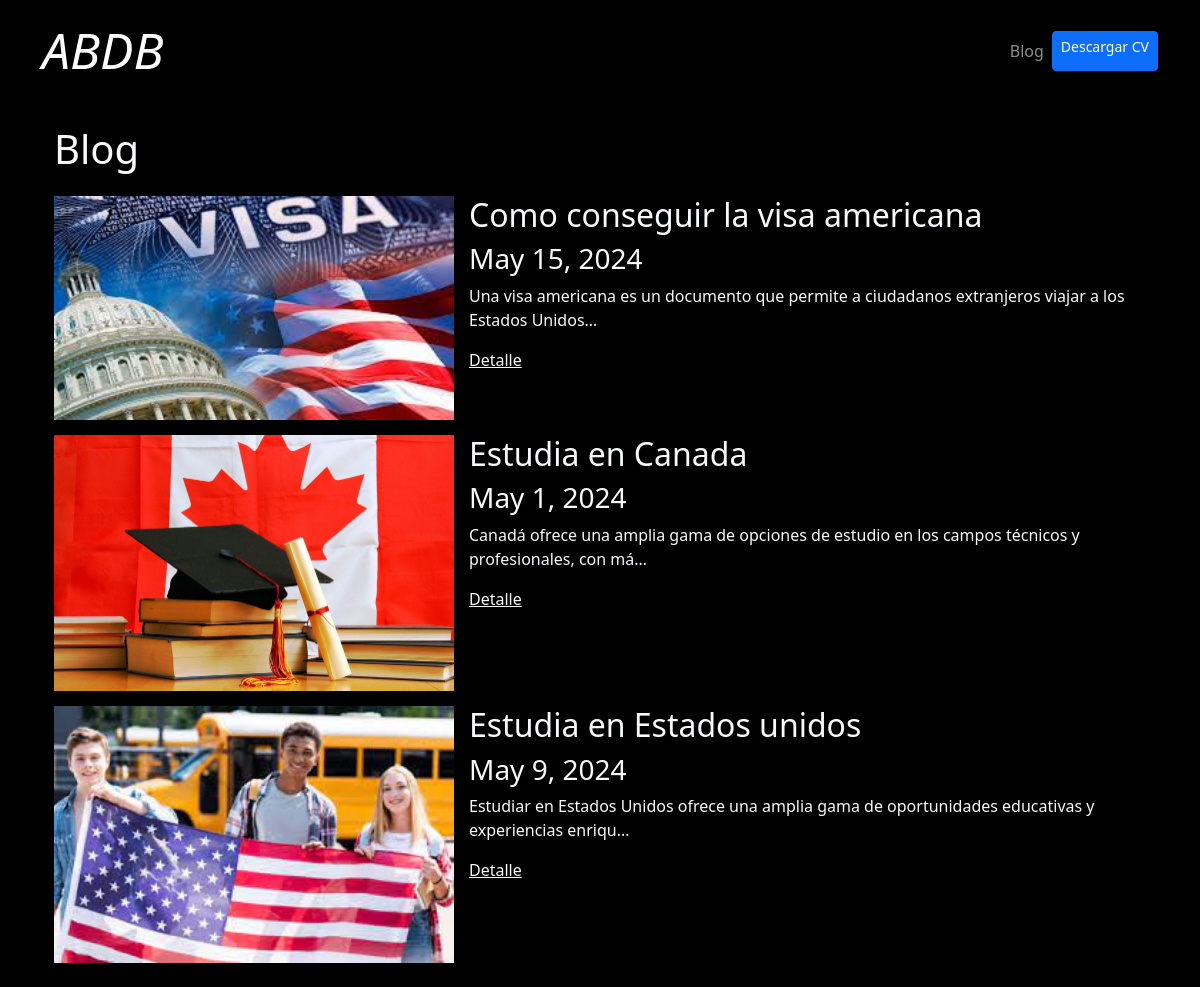
Screenshot of /blog/ with the database file from the repository.
### blog/models.py (models this page shows)
class Post(models.Model):
    title=models.CharField(max_length=100)
    description= models.TextField()
    image=models.ImageField(upload_to='blog/images')
    date=models.DateField(datetime.date.today)

### blog/views.py (the view)
# urls.py: path('',render_posts, name='posts'),
def render_posts(request):
    articulos= Post.objects.all()
    return render(request,'posts.html',{'posts':articulos})

### blog/templates/posts.html
{% extends 'layout.html' %}
{% block content %}
{% load static %}
<div class="row">
    <h1>Blog</h1>
    {% for post in posts %}
    <div class="blogxx">
        <div class="img-blogx">
            <img src="{{post.image.url}}" alt="{{post.title}}">
        </div>
        <div class="cont-blogx">
            <h2>
                {{post.title}}
            </h2>
            <h3>{{post.date}}</h3>
            <p>
                {{post.description|safe|truncatechars:100}}
            </p>
            <a class="text-light" href="{% url 'blog:post_detail' post.id %}"> Detalle</a>
        </div>
    </div>
    {% endfor %}
</div>
{% endblock %}

### portafolio/templates/layout.html (shortened to what this page needs)
{% load static %}
<!DOCTYPE html>
<html lang="en">
<head>
    <link href="https://cdn.jsdelivr.net/npm/bootstrap@5.3.3/dist/css/bootstrap.min.css" rel="stylesheet">
    <link rel="stylesheet" href="{% static 'main.css' %}">
</head>
<body class="text-light bg-black">
    {% include 'partials/navbar.html' %}
    <div class="container p-4">
    {% block content %}
    {% endblock %}
    </div>
</body>
</html>

### portafolio/templates/partials/navbar.html (shortened to what this page needs)
{% load static %}
<nav class="navbar navbar-expand-lg navbar-dark bg-black">
    <div class="container">
      <a class="navbar-brand fw-blod fst-italic" href="/" style="font-size: 50px;">ABDB</a>
      <div class="collapse navbar-collapse" id="navbarNav">
        <ul class="navbar-nav ms-auto">
          <li class="nav-item">
            <a class="nav-link "  href="{% url 'blog:posts' %}">Blog</a>
          </li>
          <li class="nav-item d-flex align-intems-center">
            <a class="btn btn-primary btn-sm" href="{% static 'cv.pdf' %}" target="_blank">Descargar CV</a>
          </li>
        </ul>
      </div>
    </div>
  </nav>

### portafolio/static/main.css (style rules this page uses)
body { background: black; }
.bg-black { background-color: black; }
.blogxx { display: flex; padding-top: 15px; }
.cont-blogx { padding-left: 15px; }
.img-blogx img { width: 400px; }

### rows the page displays
Post: image (picture), title "Como conseguir la visa americana", date "May 15, 2024", description "Una visa americana es un documento que permite a ciudadanos extranjeros viajar a los Estados Unidos…"
Post: image (picture), title "Estudia en Canada", date "May 1, 2024", description "Canadá ofrece una amplia gama de opciones de estudio en los campos técnicos y profesionales, con má…"
Post: image (picture), title "Estudia en Estados unidos", date "May 9, 2024", description "Estudiar en Estados Unidos ofrece una amplia gama de oportunidades educativas y experiencias enriqu…"
